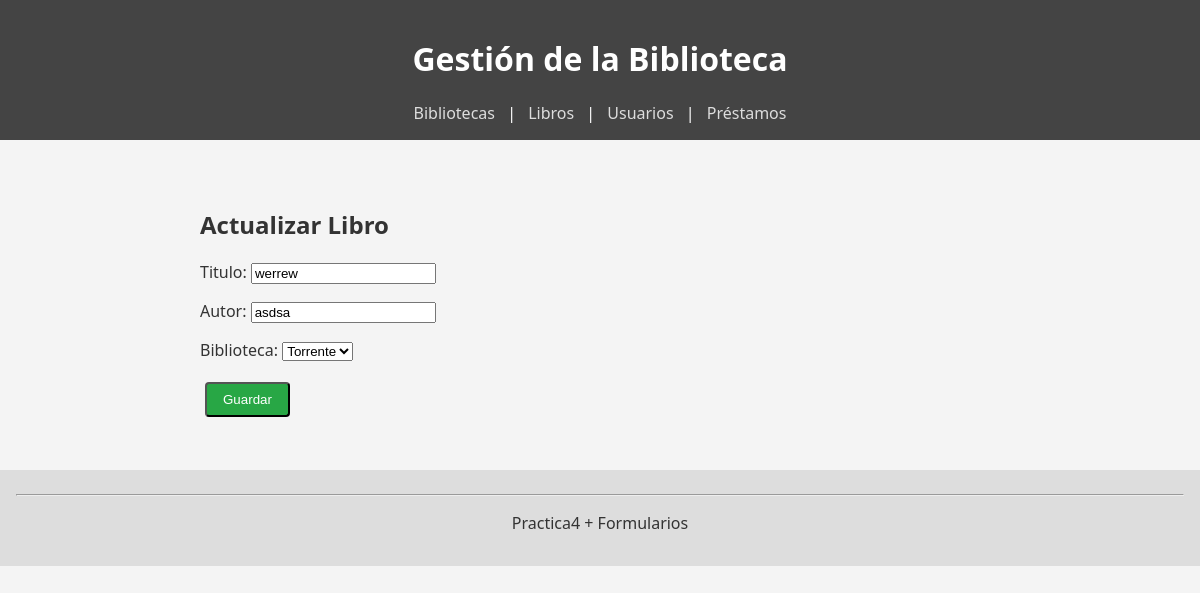
The app's page /practica4Formularios/libros/1/actualizar/ with its own data.
### practica4Formularios/models.py (models this page shows, shortened)
class Libro(models.Model):
    titulo = models.CharField(max_length=100)
    autor = models.CharField(max_length=100)
    biblioteca = models.ForeignKey(Biblioteca, on_delete=models.CASCADE, related_name='libros')

### practica4Formularios/views.py (the view)
# urls.py: path('libros/<int:libro_id>/actualizar/', views.actualizar_libro, name='actualizar_libro'),
def actualizar_libro(request, libro_id):
    libro = get_object_or_404(Libro, id=libro_id)
    if request.method == 'POST':
        form = LibroForm(request.POST, instance=libro)
        if form.is_valid():
            form.save()
            messages.success(request, "Libro actualizado correctamente.")
            return redirect('detalle_libro', libro_id=libro.id)
        else:
            messages.error(request, "Error al actualizar el libro.")
    else:
        form = LibroForm(instance=libro)
    return render(request, 'libro_form.html', {'form': form, 'titulo': 'Actualizar Libro'})

### practica4Formularios/forms.py
class LibroForm(forms.ModelForm):
    class Meta:
        model = Libro
        fields = '__all__'

### practica4Formularios/models.py (called while the page is built)
    def __str__(self):
        return self.nombre

### practica4Formularios/templates/libro_form.html (shortened to what this page needs)
{% extends "base.html" %}
{% block content %}
    <h2>{{ titulo }}</h2>
    <form method="post">
        {{ form.as_p }}
        <button type="submit" class="btn-action">Guardar</button>
    </form>
{% endblock %}

### practica4Formularios/static/css/style.css (style rules this page uses)
body { margin: 0; padding: 0; font-family: "Segoe UI", Tahoma, Geneva, Verdana, sans-serif; background: #f4f4f4; color: #333; }
.btn-action { display: inline-block; margin: 5px; padding: 8px 16px; background-color: #28a745; color: #fff; text-decoration: none; border-radius: 4px; transition: background-color 0.2s; }

### records on screen
Libro: titulo "werrew", autor "asdsa", biblioteca "Torrente"

### other values on screen
{{ titulo }} "Actualizar Libro"
